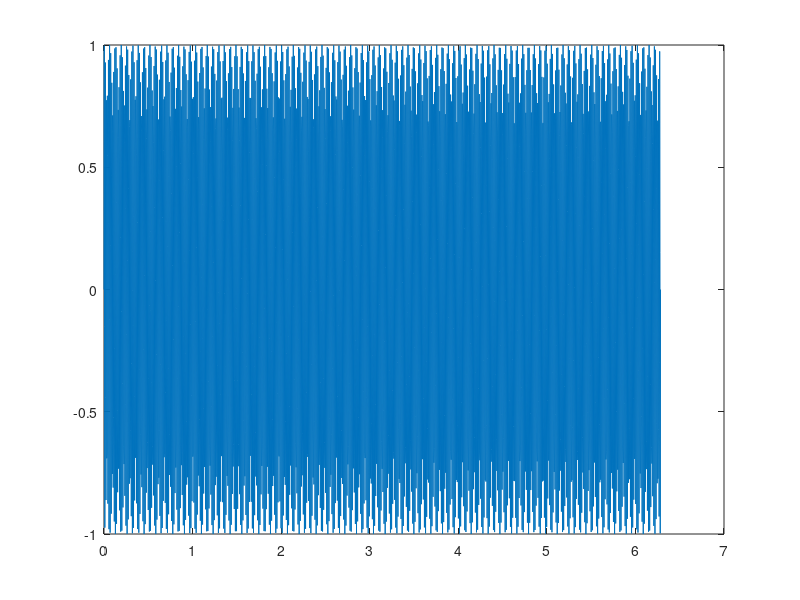
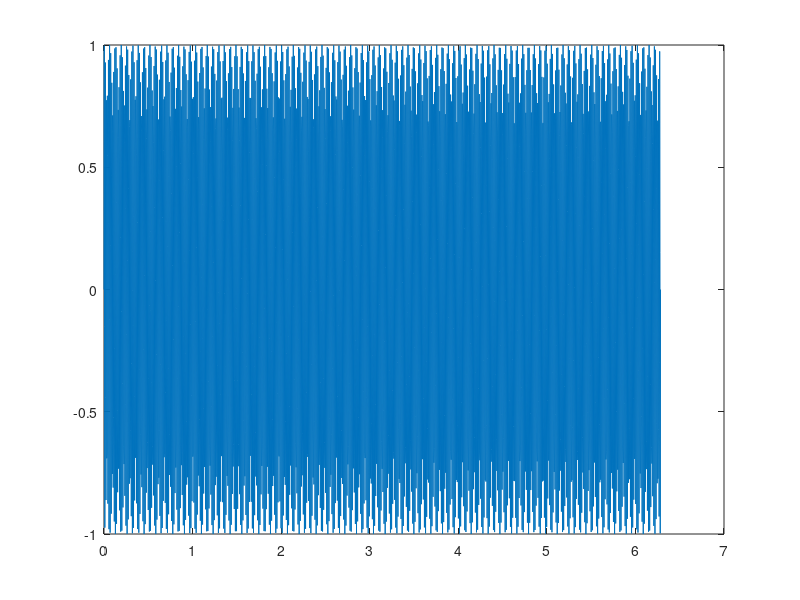

Write the MATLAB code that produced these figures, in order.
%%
t=linspace(0,2*pi,2000);s=sin(220*t);

% bad version
for f=[262 294 330 349 392 440 466 524]
    s=sin(f*t);
    plot(t,s);
    pause;
    sound(s);
end

% C major triad is C, G, E: [262, 327.5, 393.0]


figure();
ratios = [1 9/8 5/4 4/3 3/2 5/3 15/8 2];

% good version computed with ratios
for f = 262 * ratios
    s=sin(f*t);
    plot(t,s);
    pause;
    sound(s);
end
